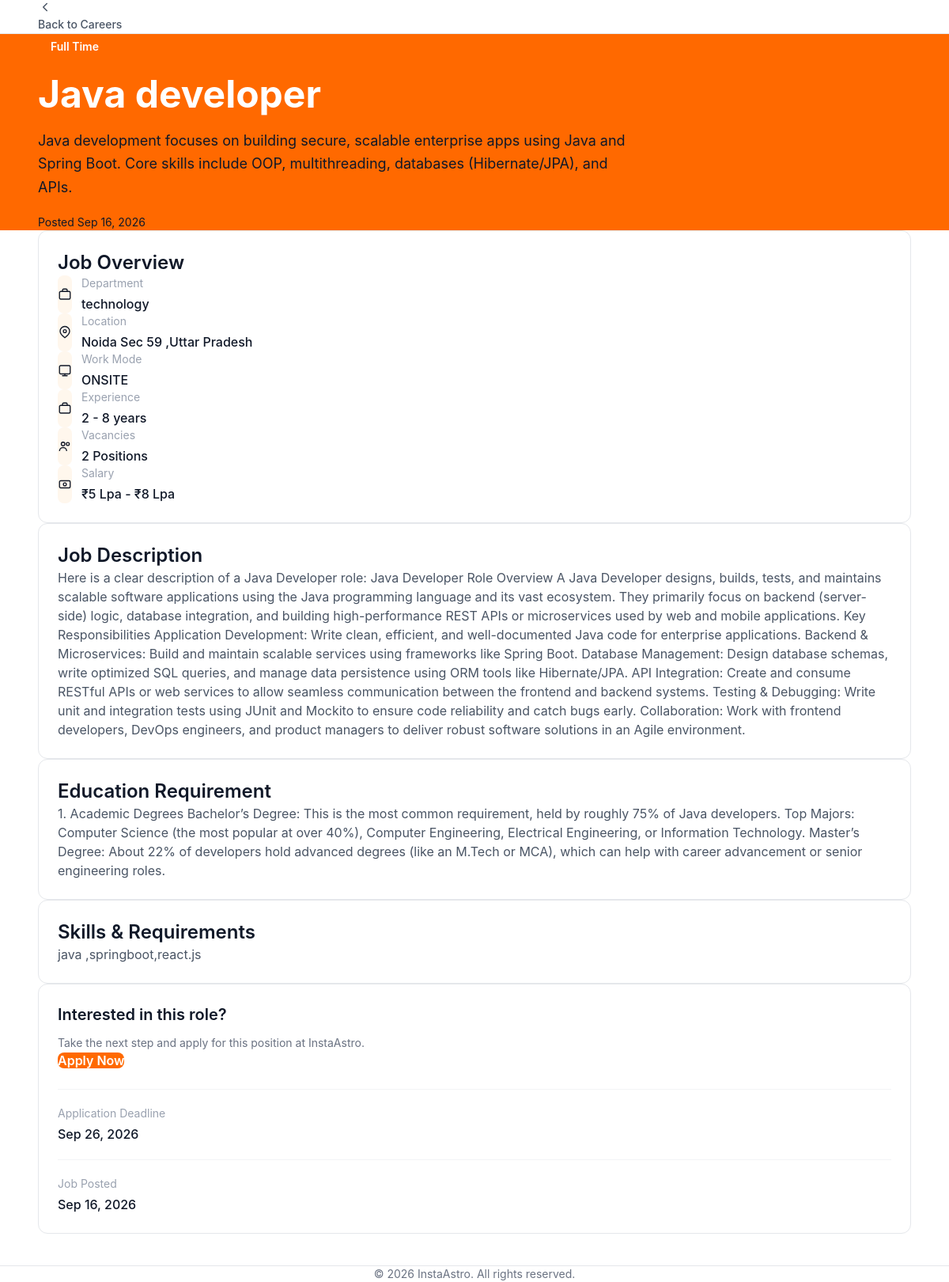
Screenshot of /job/2/ with the database file from the repository.
### Career_page/models.py (models this page shows, shortened)
class Job(models.Model):
    class JobType(models.TextChoices):
        FULL_TIME = "FULL_TIME", "Full Time"
        PART_TIME = "PART_TIME", "Part Time"
        INTERNSHIP = "INTERNSHIP", "Internship"
    class WorkMode(models.TextChoices):
        ONSITE = "ONSITE", "On-site"
        REMOTE = "REMOTE", "Remote"
        HYBRID = "HYBRID", "Hybrid"
    class Status(models.TextChoices):
        ACTIVE = "ACTIVE", "Active"
        CLOSED = "CLOSED", "Closed"
        DRAFT = "DRAFT", "Draft"
        EXPIRED = "EXPIRED", "Expired"
    class Department_Type(models.TextChoices):
        ASTROLOGY = "astrology", "Astrology"
        CUSTOMER_SUPPORT = "customer_support", "Customer Support"
        SALES = "sales", "Sales"
        MARKETING = "marketing", "Marketing"
        CONTENT = "content", "Content & Social Media"
        TECHNOLOGY = "technology", "Technology"
        PRODUCT = "product", "Product"
        HUMAN_RESOURCES = "hr", "Human Resources"
        FINANCE = "finance", "Finance"
        LEGAL = "legal", "Legal"
        BUSINESS_DEVELOPMENT = "business_development", "Business Development"
    role = models.CharField(max_length=100)
    summary = models.CharField(max_length=255)
    department = models.CharField(max_length=20,choices=Department_Type.choices,default=Department_Type.ASTROLOGY)
    description = models.TextField()
    vacancies = models.PositiveIntegerField(default=1)
    location = models.CharField(max_length=100,default='Noida Sec 59 ,Uttar Pradesh')
    min_exp = models.PositiveIntegerField(default=0)
    max_exp = models.PositiveIntegerField(default=0)
    edu_requirment = models.TextField()
    skill_requirment = models.TextField()
    min_salary = models.CharField(max_length=50, blank=True, null=True)
    max_salary = models.CharField(max_length=50, blank=True, null=True)
    job_type = models.CharField(max_length=20,choices=JobType.choices,default=JobType.FULL_TIME)
    work_mode = models.CharField(max_length=20,choices=WorkMode.choices,default=WorkMode.ONSITE)
    job_post_date = models.DateTimeField(auto_now_add=True)
    end_apply_date = models.DateTimeField()
    status = models.CharField(max_length=20,choices=Status.choices,default=Status.ACTIVE)

### Career_page/views.py (the view)
# urls.py: path("job/<int:id>/", views.Job_Detail, name="job-detail"),
def Job_Detail(request, id):
    job = get_object_or_404(Job, id=id)
    return render(request, "jobdetail.html", {"job": job})

### templates/jobdetail.html (shortened to what this page needs)
{% load static %}
<!DOCTYPE html>
<html lang="en">
<head>
    <link rel="stylesheet" href="{% static 'css/output.css' %}">
</head>
<body class="bg-gray-50 text-gray-900">
    <header class="bg-white border-b border-gray-200">
        <div class="max-w-6xl mx-auto px-6 py-5">
            <a href="{% url 'careers' %}"
                class="inline-flex items-center gap-2 text-sm font-medium text-gray-600 hover:text-orange-500 transition">
                <svg width="18" height="18" viewBox="0 0 24 24" fill="none" stroke="currentColor" stroke-width="2"
                    stroke-linecap="round" stroke-linejoin="round">
                    <path d="m15 18-6-6 6-6"></path>
                </svg>
                Back to Careers
            </a>
        </div>
    </header>
    <section class="bg-orange-500">
        <div class="max-w-6xl mx-auto px-6 py-14">
            <div class="max-w-4xl">
                <span class="inline-block bg-white/15 text-white px-4 py-1.5 rounded-full text-sm font-semibold mb-5">
                    {{ job.get_job_type_display }}
                </span>
                <h1 class="text-4xl md:text-5xl font-bold text-white leading-tight">
                    {{ job.role }}
                </h1>
                {% if job.summary %}
                <p class="mt-5 text-orange-50 text-lg leading-relaxed max-w-3xl">
                    {{ job.summary }}
                </p>
                {% endif %}
                <p class="mt-5 text-orange-100 text-sm">
                    Posted {{ job.job_post_date|date:"M d, Y" }}
                </p>
            </div>
        </div>
    </section>
    <main class="max-w-6xl mx-auto px-6 py-10">
        <div class="grid grid-cols-1 lg:grid-cols-3 gap-8">
            <div class="lg:col-span-2 space-y-8">
                <section class="bg-white border border-gray-200 rounded-xl p-6 md:p-8">
                    <h2 class="text-2xl font-semibold text-gray-900 mb-6">
                        Job Overview
                    </h2>
                    <div class="grid grid-cols-1 sm:grid-cols-2 gap-6">
                        {% if job.department %}
                        <div class="flex gap-3">
                            <div
                                class="w-10 h-10 rounded-lg bg-orange-50 flex items-center justify-center flex-shrink-0">
                                <svg width="18" height="18" viewBox="0 0 24 24" fill="none" stroke="currentColor"
                                    class="text-orange-500">
                                    <rect x="3" y="7" width="18" height="13" rx="2" stroke-width="1.8"></rect>
                                    <path d="M8 7V5a2 2 0 0 1 2-2h4a2 2 0 0 1 2 2v2" stroke-width="1.8"></path>
                                </svg>
                            </div>
                            <div>
                                <p class="text-sm text-gray-400">
                                    Department
                                </p>
                                <p class="font-medium text-gray-900 mt-1">
                                    {{ job.department }}
                                </p>
                            </div>
                        </div>
                        {% endif %}
                        {% if job.location %}
                        <div class="flex gap-3">
                            <div
                                class="w-10 h-10 rounded-lg bg-orange-50 flex items-center justify-center flex-shrink-0">
                                <svg width="18" height="18" viewBox="0 0 24 24" fill="none" stroke="currentColor"
                                    class="text-orange-500">
                                    <path d="M20 10c0 5-8 11-8 11S4 15 4 10a8 8 0 1 1 16 0Z" stroke-width="1.8"></path>
                                    <circle cx="12" cy="10" r="2.5" stroke-width="1.8"></circle>
                                </svg>
                            </div>
                            <div>
                                <p class="text-sm text-gray-400">
                                    Location
                                </p>
                                <p class="font-medium text-gray-900 mt-1">
                                    {{ job.location }}
                                </p>
                            </div>
                        </div>
                        {% endif %}
                        {% if job.work_mode %}
                        <div class="flex gap-3">
                            <div
                                class="w-10 h-10 rounded-lg bg-orange-50 flex items-center justify-center flex-shrink-0">
                                <svg width="18" height="18" viewBox="0 0 24 24" fill="none" stroke="currentColor"
                                    class="text-orange-500">
                                    <rect x="3" y="4" width="18" height="14" rx="2" stroke-width="1.8"></rect>
                                    <path d="M8 21h8M12 18v3" stroke-width="1.8" stroke-linecap="round"></path>
                                </svg>
                            </div>
                            <div>
                                <p class="text-sm text-gray-400">
                                    Work Mode
                                </p>
                                <p class="font-medium text-gray-900 mt-1">
                                    {{ job.work_mode }}
                                </p>
                            </div>
                        </div>
                        {% endif %}
                        {% if job.min_exp or job.max_exp %}
                        <div class="flex gap-3">
                            <div
                                class="w-10 h-10 rounded-lg bg-orange-50 flex items-center justify-center flex-shrink-0">
                                <svg width="18" height="18" viewBox="0 0 24 24" fill="none" stroke="currentColor"
                                    class="text-orange-500">
                                    <rect x="3" y="7" width="18" height="13" rx="2" stroke-width="1.8"></rect>
                                    <path d="M8 7V5a2 2 0 0 1 2-2h4a2 2 0 0 1 2 2v2" stroke-width="1.8"></path>
                                </svg>
                            </div>
                            <div>
                                <p class="text-sm text-gray-400">
                                    Experience
                                </p>
                                <p class="font-medium text-gray-900 mt-1">
                                    {{ job.min_exp }} - {{ job.max_exp }} years
                                </p>
                            </div>
                        </div>
                        {% endif %}
                        {% if job.vacancies %}
                        <div class="flex gap-3">
                            <div
                                class="w-10 h-10 rounded-lg bg-orange-50 flex items-center justify-center flex-shrink-0">
                                <svg width="18" height="18" viewBox="0 0 24 24" fill="none" stroke="currentColor"
                                    class="text-orange-500">
                                    <circle cx="9" cy="8" r="3" stroke-width="1.8"></circle>
                                    <path d="M3 20a6 6 0 0 1 12 0" stroke-width="1.8"></path>
                                    <circle cx="17" cy="8" r="2.5" stroke-width="1.8"></circle>
                                </svg>
                            </div>
                            <div>
                                <p class="text-sm text-gray-400">
                                    Vacancies
                                </p>
                                <p class="font-medium text-gray-900 mt-1">
                                    {{ job.vacancies }} Positions
                                </p>
                            </div>
                        </div>
                        {% endif %}
                        <div class="flex gap-3">
                            <div
                                class="w-10 h-10 rounded-lg bg-orange-50 flex items-center justify-center flex-shrink-0">
                                <svg width="18" height="18" viewBox="0 0 24 24" fill="none" stroke="currentColor"
                                    class="text-orange-500">
                                    <rect x="3" y="6" width="18" height="12" rx="2" stroke-width="1.8"></rect>
                                    <circle cx="12" cy="12" r="2.5" stroke-width="1.8"></circle>
                                </svg>
                            </div>
                            <div>
                                <p class="text-sm text-gray-400">
                                    Salary
                                </p>
                                {% if job.min_salary and job.max_salary %}
                                <p class="font-medium text-gray-900 mt-1">
                                    ₹{{ job.min_salary }} - ₹{{ job.max_salary }}
                                </p>
                                {% else %}
                                <p class="font-medium text-gray-900 mt-1">
                                    Salary Not Disclosed
                                </p>
                                {% endif %}
                            </div>
                        </div>
                    </div>
                </section>
                {% if job.description %}
                <section class="bg-white border border-gray-200 rounded-xl p-6 md:p-8">
                    <h2 class="text-2xl font-semibold text-gray-900 mb-6">
                        Job Description
                    </h2>
                    <div class="text-gray-600 leading-7 space-y-4">
                        {{ job.description|safe }}
                    </div>
                </section>
                {% endif %}
                {% if job.edu_requirment %}
                <section class="bg-white border border-gray-200 rounded-xl p-6 md:p-8">
                    <h2 class="text-2xl font-semibold text-gray-900 mb-6">
                        Education Requirement
                    </h2>
                    <div class="text-gray-600 leading-7">
                        {{ job.edu_requirment|safe }}
                    </div>
                </section>
                {% endif %}
                {% if job.skill_requirment %}
                <section class="bg-white border border-gray-200 rounded-xl p-6 md:p-8">
                    <h2 class="text-2xl font-semibold text-gray-900 mb-6">
                        Skills & Requirements
                    </h2>
                    <div class="text-gray-600 leading-7">
                        {{ job.skill_requirment|safe }}
                    </div>
                </section>
                {% endif %}
            </div>
            <aside class="lg:col-span-1">
                <div class="bg-white border border-gray-200 rounded-xl p-6 lg:sticky lg:top-6">
                    <h2 class="text-xl font-semibold text-gray-900">
                        Interested in this role?
                    </h2>
                    <p class="text-gray-500 text-sm leading-6 mt-3">
                        Take the next step and apply for this position at InstaAstro.
                    </p>
                    <a href="#"
                        class="block w-full text-center bg-orange-500 hover:bg-orange-600 text-white font-semibold py-3.5 rounded-lg mt-6 transition">
                        Apply Now
                    </a>
                    {% if job.end_apply_date %}
                    <div class="border-t border-gray-100 mt-6 pt-5">
                        <p class="text-sm text-gray-400">
                            Application Deadline
                        </p>
                        <p class="font-medium text-gray-900 mt-1">
                            {{ job.end_apply_date|date:"M d, Y" }}
                        </p>
                    </div>
                    {% endif %}
                    <div class="border-t border-gray-100 mt-5 pt-5">
                        <p class="text-sm text-gray-400">
                            Job Posted
                        </p>
                        <p class="font-medium text-gray-900 mt-1">
                            {{ job.job_post_date|date:"M d, Y" }}
                        </p>
                    </div>
                </div>
            </aside>
        </div>
    </main>
    <footer class="border-t border-gray-200 bg-white mt-10">
        <div class="max-w-6xl mx-auto px-6 py-8 text-center">
            <p class="text-sm text-gray-500">
                © {% now "Y" %} InstaAstro. All rights reserved.
            </p>
        </div>
    </footer>
</body>
</html>

### rows the page displays
Job: job_type "Full Time", role "Java developer", summary "Java development focuses on building secure, scalable enterprise apps using Java and Spring Boot. Core skills include OOP, multithreading, databases (Hibernate/JPA), and APIs.", job_post_date "Sep 16, 2026", department "technology", location "Noida Sec 59 ,Uttar Pradesh", work_mode "ONSITE", min_exp "2", max_exp "8", vacancies "2", min_salary "5 Lpa", max_salary "8 Lpa", description "Here is a clear description of a Java Developer role: Java Developer Role Overview A Java Developer designs, builds, tests, and maintains scalable software applications using the Java programming language and its vast ecosystem. They primarily focus on backend (server-side) logic, database integration, and building high-performance REST APIs or microservices used by web and mobile applications. Key Responsibilities Application Development: Write clean, efficient, and well-documented Java code for enterprise applications. Backend & Microservices: Build and maintain scalable services using frameworks like Spring Boot. Database Management: Design database schemas, write optimized SQL queries,…", edu_requirment "1. Academic Degrees Bachelor’s Degree: This is the most common requirement, held by roughly 75% of Java developers. Top Majors: Computer Science (the most popular at over 40%), Computer Engineering, Electrical Engineering, or Information Technology. Master’s Degree: About 22% of developers hold advanced degrees (like an M.Tech or MCA), which can help with career advancement or senior engineering roles.", skill_requirment "java ,springboot,react.js", end_apply_date "Sep 26, 2026"
